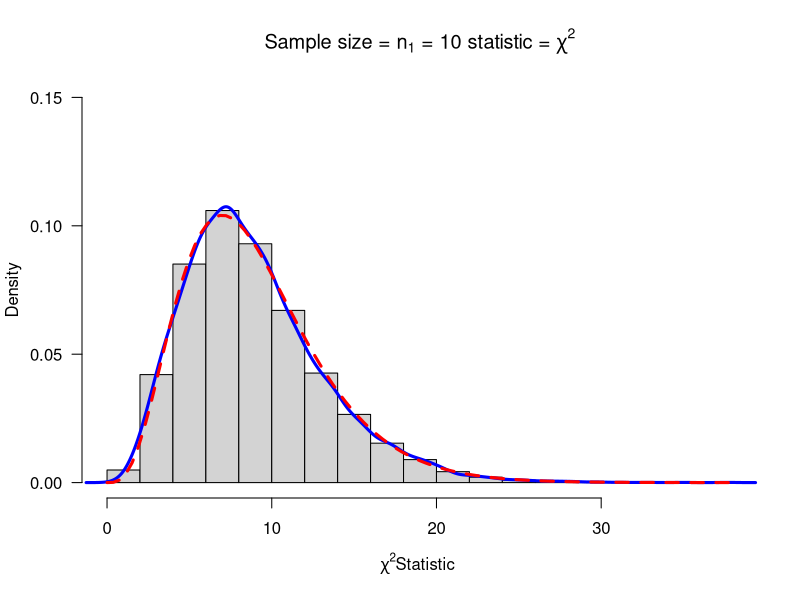

Here is the R script that generated this plot: (Note: this script raises an error after producing the figure.)
#This is a model R function that you can alter for other statistics
# Copy this function twice and alter the two copies to make sampling distributions from the T distribution
mychisim<-function(n1=10,sigma1=3,mean1=5,iter=1000,ymax=0.1,...){    # adjust ymax to make graph fit
y1=rnorm(n1*iter,mean=mean1,sd=sigma1)# generate iter samples of size n1

data1.mat=matrix(y1,nrow=n1,ncol=iter,byrow=TRUE) # Each column is a sample size n1

ssq1=apply(data1.mat,2,var) # ssq1 is s squared

w=(n1-1)*ssq1/sigma1^2      #chi-sq stat

hist(w,freq=FALSE, ylim=c(0,ymax), # Histogram with annotation
main=substitute(paste("Sample size = ",n[1]," = ",n1," statistic = ",chi^2)),
xlab=expression(paste(chi^2, "Statistic",sep=" ")), las=1)
lines(density(w),col="Blue",lwd=3) # add a density plot
curve(dchisq(x,n1-1),add=TRUE,col="Red",lty=2,lwd=3) # add a theoretical curve
title=expression(chi^2==frac((n[1]-1)*s^2,sigma^2)) #mathematical annotation -see ?plotmath
legend(locator(1),c("Simulated","Theoretical"),col=c("Blue","Red"),lwd=4,lty=1:2,bty="n",title=title) # Legend #
return(list(w=w,summary=summary(w),sd=sd(w),fun="Chi-sq")) # some output to use if needed
}
windows()
chisq=mychisim(iter=10000,ymax=0.15)





#### Two pop sampling
mychisim2<-function(n1=10,n2=14,sigma1=3,sigma2=3,mean1=5,mean2=10,iter=1000,ymax=0.07,...){    # adjust ymax to make graph fit
y1=rnorm(n1*iter,mean=mean1,sd=sigma1)# generate iter samples of size n1
y2=rnorm(n2*iter,mean=mean2,sd=sigma2)
data1.mat=matrix(y1,nrow=n1,ncol=iter,byrow=TRUE) # Each column is a sample size n1
data2.mat=matrix(y2,nrow=n2,ncol=iter,byrow=TRUE)
ssq1=apply(data1.mat,2,var) # ssq1 is s squared
ssq2=apply(data2.mat,2,var)
spsq=((n1-1)*ssq1 + (n2-1)*ssq2)/(n1+n2-2) # pooled s squared
w=(n1+n2-2)*spsq/(sigma1^2)#sigma1=sigma2,  Chi square stat
hist(w,freq=FALSE, ylim=c(0,ymax), # Histogram with annotation
main=substitute(paste("Sample size = ",n[1]+n[2]," = ",n1+n2," statistic = ",chi^2)),
xlab=expression(paste(chi^2, "Statistic",sep=" ")), las=1)
lines(density(w),col="Blue",lwd=3) # add a density plot
curve(dchisq(x,n1+n2-2),add=TRUE,col="Red",lty=2,lwd=3) # add a theoretical curve
title=expression(chi^2==frac((n[1]+n[2]-2)*S[p]^2,sigma^2)) #mathematical annotation -see ?plotmath
legend(locator(1),c("Simulated","Theoretical"),col=c("Blue","Red"),lwd=4,lty=1:2,bty="n",title=title) # Legend #
return(list(w=w,summary=summary(w),sd=sd(w),fun="Chi-sq")) # some output to use if needed
}
windows()
mychisim2(iter=10000)

myTsim2<-function(n1=10,n2=14,sigma1=3,sigma2=3,mean1=5,mean2=10,iter=1000,ymax=0.5,...){
y1=rnorm(n1*iter,mean=mean1,sd=sigma1)# generate iter samples of size n1
y2=rnorm(n2*iter,mean=mean2,sd=sigma2)
data1.mat=matrix(y1,nrow=n1,ncol=iter,byrow=TRUE) # Each column is a sample size n1
data2.mat=matrix(y2,nrow=n2,ncol=iter,byrow=TRUE)
ssq1=apply(data1.mat,2,var) # ssq1 is s squared
ybar1= apply(data1.mat,2,mean)
ssq2=apply(data2.mat,2,var)
ybar2=apply(data2.mat,2,mean)
spsq=((n1-1)*ssq1 + (n2-1)*ssq2)/(n1+n2-2) # pooled s squared
w=((ybar1-ybar2)-(mean1-mean2))/sqrt(spsq*(1/n1+1/n2))#sigma1=sigma2,  Chi square stat
hist(w,freq=FALSE, ylim=c(0,ymax), # Histogram with annotation
main=substitute(paste("Sample size = ",n[1]+n[2]," = ",n1+n2," statistic = ",T)),
xlab=paste(" T Statistic",sep=""), las=1)
lines(density(w),col="Blue",lwd=3) # add a density plot
curve(dt(x,n1+n2-2),add=TRUE,col="Red",lty=2,lwd=3) # add a theoretical curve
title=expression(T==frac((bar(Y)[1]-bar(Y)[2])-(mu[1]-mu[2]),S[p]*sqrt(frac(1,n[1])+frac(1,n[2])))) #mathematical annotation -see ?plotmath
legend(locator(1),c("Simulated","Theoretical"),col=c("Blue","Red"),lwd=4,lty=1:2,bty="n",title=title)# Legend #
return(list(w=w,summary=summary(w),sdw=sd(w),fun="T")) # some output to use if needed
}
windows()
myTsim2(iter=10000)


myFsim2<-function(n1=10,n2=14,sigma1=3,sigma2=2,mean1=5,mean2=10,iter=1000,ymax=0.9,...){
y1=rnorm(n1*iter,mean=mean1,sd=sigma1)# generate iter samples of size n1
y2=rnorm(n2*iter,mean=mean2,sd=sigma2)
data1.mat=matrix(y1,nrow=n1,ncol=iter,byrow=TRUE) # Each column is a sample size n1
data2.mat=matrix(y2,nrow=n2,ncol=iter,byrow=TRUE)
ssq1=apply(data1.mat,2,var) # ssq1 is s squared
ssq2=apply(data2.mat,2,var)
#spsq=((n1-1)*ssq1 + (n2-1)*ssq2)/(n1+n2-2) # pooled s squared
w=ssq1*sigma2^2/(ssq2*sigma1^2) #
hist(w,freq=FALSE, ylim=c(0,ymax), # Histogram with annotation
main=substitute(paste("Sample size = ",n[1]+n[2]," = ",n1+n2," statistic = ",F)),
xlab=paste("F Statistic",sep=""), las=1)
lines(density(w),col="Blue",lwd=3) # add a density plot
curve(df(x,n1-1,n2-1),xlim=c(0,6),add=TRUE,col="Red",lty=2,lwd=3) # add a theoretical curve
title=expression(F==frac(s[1]^2,s[2]^2)*frac(sigma[2]^2,sigma[1]^2)) #mathematical annotation -see ?plotmath
legend(6,0.5,c("Simulated","Theoretical"),col=c("Blue","Red"),lwd=4,lty=1:2,bty="n",title=title)# Legend #
return(list(w=w,summary=summary(w),sd=sd(w),fun="F")) # some output to use if needed
}
myFsim2(iter=10000)
